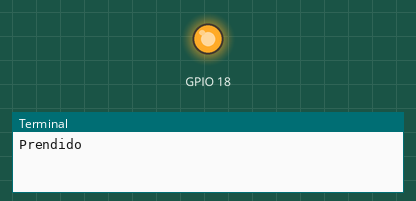
The program below on a simulated Raspberry Pi (BCM pin numbers). On the bench: output pins drawn as LEDs (lit = HIGH), the last lines printed to the terminal. At 1.0 s the program stops and its outputs stay as they are.

Above: at 0.1 s.
At 1.1 s:
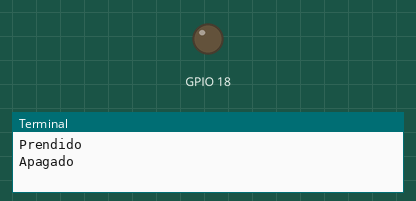
Timing chart, 0 to 2.5 s (numbered marks = the images above):
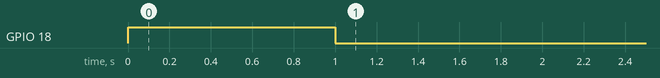

Measured:
- by itself, GPIO 18: LOW → HIGH at 0.00 s, → LOW 1.0 s later

The program:

20GPIO.py
```python
#Taller e&mu
import RPi.GPIO as GPIO
import time

GPIO.setmode(GPIO.BCM)
GPIO.setwarnings(False)

GPIO.setup(18,GPIO.OUT)

print "Prendido"

GPIO.output(18,GPIO.HIGH)

time.sleep(1)

print "Apagado"

GPIO.output(18,GPIO.LOW)
```
